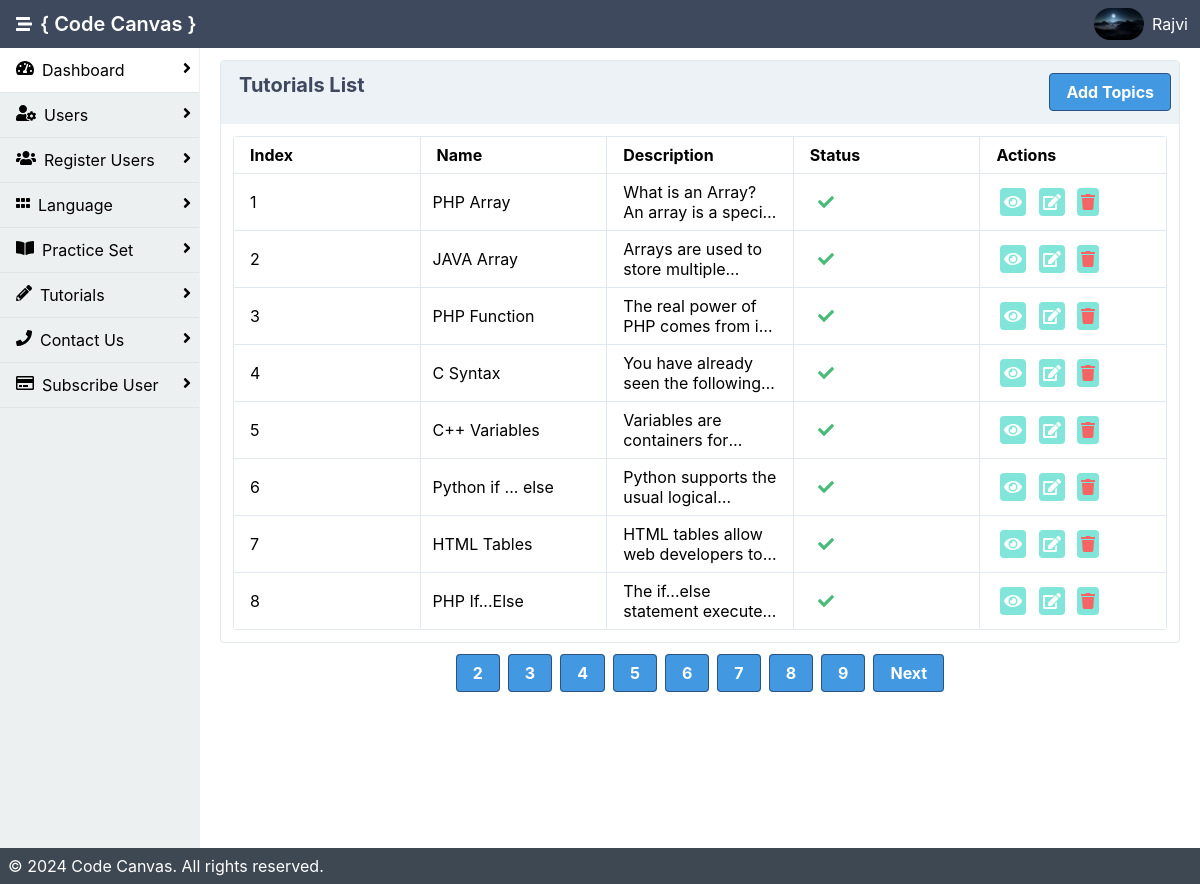
/admin/tutorials.php (signed in), run on an earlier commit of the app's database.
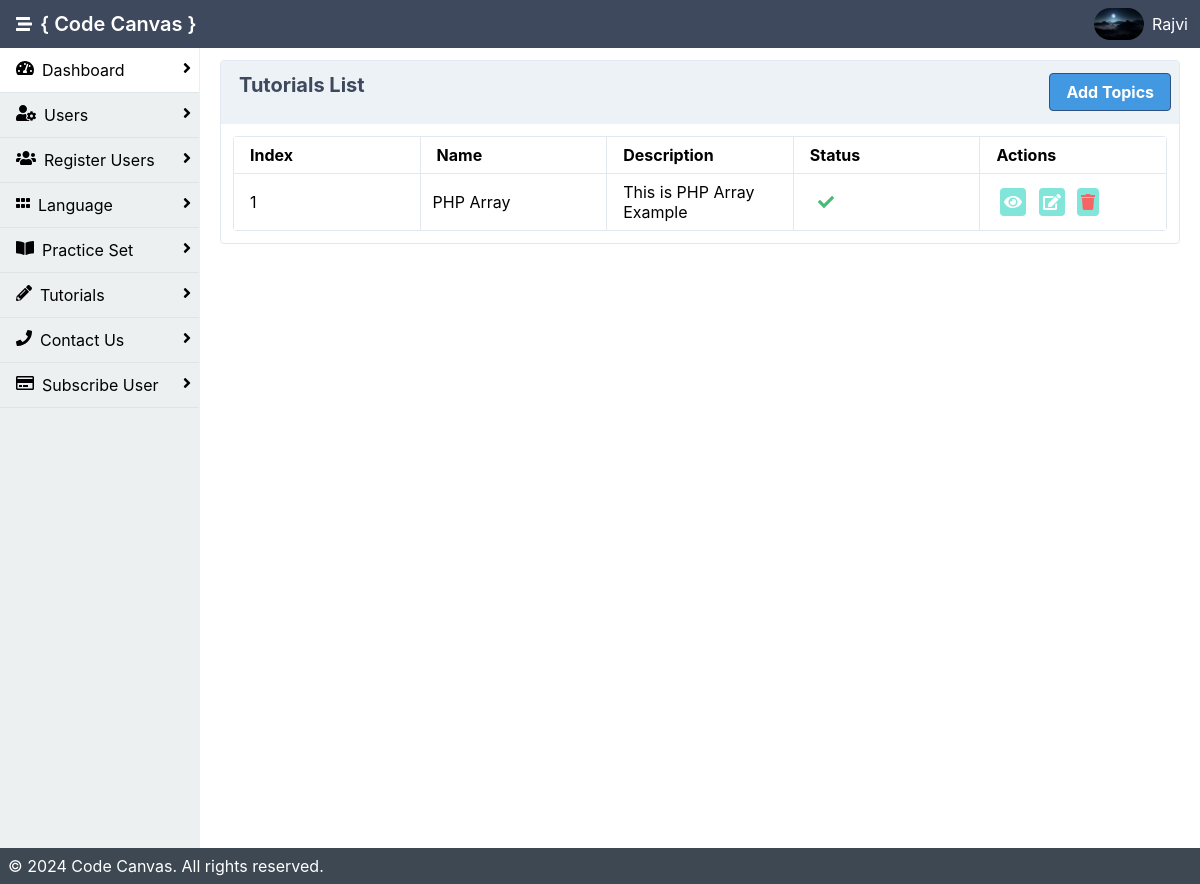
And on a later commit of the database.
### tables this page shows
CREATE TABLE `user` (
  `user_id` int(11) NOT NULL,
  `u_image` varchar(200) DEFAULT NULL,
  `name` varchar(200) NOT NULL,
  `email` varchar(200) NOT NULL,
  `passwd` varchar(50) NOT NULL,
  `is_active` int(11) NOT NULL DEFAULT 0,
  `created_date` date NOT NULL DEFAULT current_timestamp(),
  `number` varchar(10) NOT NULL,
  `city` varchar(400) NOT NULL
);

CREATE TABLE `tutorial` (
  `t_id` int(11) NOT NULL,
  `topic_name` varchar(200) NOT NULL,
  `description` varchar(1000) DEFAULT NULL,
  `t_code` varchar(3000) NOT NULL,
  `is_active` int(11) NOT NULL DEFAULT 1
);

### admin/tutorials.php (the view, shortened to what this page needs)
<?php
include 'inc/header.php';
$records_per_page = 8;
$current_page = isset($_GET['page']) ? $_GET['page'] : 1;
$start_from = ($current_page - 1) * $records_per_page;
$qry = "SELECT * FROM tutorial LIMIT $start_from, $records_per_page";
$data = mysqli_query($con, $qry);
$total_records_query = "SELECT COUNT(*) AS total FROM tutorial";
$total_records_result = mysqli_query($con, $total_records_query);
$total_records = mysqli_fetch_assoc($total_records_result)['total'];
$total_pages = ceil($total_records / $records_per_page);
$index_start = ($current_page - 1) * $records_per_page + 0;
?>
<!DOCTYPE html>
<html lang="en">
<div class="mx-auto bg-grey-400">
    <div class="min-h-screen flex flex-col">
        <div class="flex flex-1">
            <?php include 'inc/sidebar.php'; ?>
            <main class="bg-white-500 flex-1 p-3 overflow-hidden">
            <div class="flex flex-1  flex-col md:flex-row lg:flex-row mx-2">
                        <div class="mb-2 border-solid border-gray-300 rounded border shadow-sm w-full">
                        <div class="bg-gray-200 px-2 py-3 border-solid border-gray-200 border-b flex justify-between">
                        <span class="heder">Tutorials List</span>
                        <a class="bg-blue-500 hover:bg-blue-800 text-white font-bold py-2 px-4 border border-blue-800 rounded" href="add_tutorial.php">Add Topics</a>
                    </div>
                            <div class="p-3">
                                <table class="table-responsive w-full rounded">
                                    <thead>
                                      <tr>
                                          <th class="border w-1/6 px-4 py-2">Index</th>
                                          <th class="border w-1/6 px-4 py-2">Name</th>
                                          <th class="border w-1/6 px-4 py-2">Description</th>
                                        <th class="border w-1/6 px-4 py-2">Status</th>
                                        <th class="border w-1/6 px-4 py-2">Actions</th>
                                      </tr>
                                    </thead>
                                    <tbody>
                                    <?php
                                    $i = $index_start;
                                    if(mysqli_num_rows($data) > 0 ){
                                    while($result= mysqli_fetch_assoc($data)){
                                        $i++;
                                        $popup_container = "popup-container".$i;
                                    ?>
                                        <tr>
                                            <td class="border px-4 py-2"><?php echo $i;?></td>
                                            <td class="border px-3 py-2"><?php echo $result['topic_name'];?></td>
                                            <td class="border px-4 py-2"><p class="textwrap"><?php echo strip_tags($result['description']);?></p></td>
                                            <td class="border px-4 py-2"><?php if($result['is_active'] == 1){?>
                                                <i class="fa fa-check text-green-500 mx-2"></i>
                                                <?php }else{ ?>
                                                    <i class="fa fa-close text-red-500 mx-2"></i>
                                                <?php }?></td>
                                            <td class="border px-4 py-2">
                                            <a class="bg-teal-300 cursor-pointer rounded p-1 mx-1 text-white">
                                                        <i class="fas fa-eye" onclick="openPopup('<?php echo $popup_container; ?>')"></i></a>
                                                <a class="bg-teal-300 cursor-pointer rounded p-1 mx-1 text-white" href="edit_tutorial.php?tid=<?php echo $result['t_id']; ?>">
                                                        <i class="fas fa-edit"></i></a>
                                                <a class="bg-teal-300 cursor-pointer rounded p-1 mx-1 text-red-500" href="delete.php?tid=<?php echo $result['t_id']; ?>">
                                                        <i class="fas fa-trash"></i>
                                                </a>
                                            </td>
                                        </tr>
                                        <?php } }else{
                                            ?>
                        <tr class="border"><td>No Data Found!!</td></tr>
                                            <?php
                    }?>
                                    </tbody>
                                </table>
                            </div>
                        </div>
                    </div>
                    <div class="p-3">
                            <ul class="flex justify-center">
                                <?php if ($total_pages > 1) { ?>
                                    <?php for ($i = 1; $i <= $total_pages; $i++) { ?>
                                        <li class="<?php echo ($current_page == $i) ? 'hidden' : ''; ?> mr-2">
                                            <a href="?page=<?php echo $i; ?>" class="bg-blue-500 hover:bg-blue-800 text-white font-bold py-2 px-4 border border-blue-800 rounded"><?php echo $i; ?></a>
                                        </li>
                                    <?php } ?>
                                    <li class="<?php echo ($current_page == $total_pages) ? 'hidden' : ''; ?>">
                                        <a href="?page=<?php echo $current_page + 1; ?>" class="bg-blue-500 hover:bg-blue-800 text-white font-bold py-2 px-4 border border-blue-800 rounded">Next</a>
                                    </li>
                                <?php } ?>
                            </ul>
                        </div>
                </div>
        </div>
        <?php include 'inc/footer.php'; ?>
    </div>
</body>
</html>

### admin/inc/header.php (shortened to what this page needs)
<?php
include 'db.php';
$userid = $_SESSION["userid"];
$name = $_SESSION["name"];
$qry = "SELECT * FROM user WHERE user_id= '".$userid."'";
$res = mysqli_query($con , $qry);
$data = mysqli_fetch_assoc($res);
$image = "uploads/".$data['u_image'];
?>
<html lang="en">
<head>
    <link rel="stylesheet" href="./dist/styles.css">
    <link rel="stylesheet" href="https://cdnjs.cloudflare.com/ajax/libs/font-awesome/4.7.0/css/font-awesome.min.css">
</head>
<body>
<header class="bg-nav">
            <div class="flex justify-between">
                <div class="p-1 mx-3 inline-flex items-center">
                    <i class="fas fa-stream text-white" onclick="sidebarToggle()"></i>
                    <h1 class="text-white p-2">{ Code Canvas }</h1>
                </div>
                <div class="p-1 flex flex-row items-center">
                    <?php if(isset($data['u_image']) && file_exists($image)){
                                                    ?>
                    <img onmouseover="profileToggle()" class="inline-block h-8 rounded-full" src="<?php echo 'uploads/'.$data['u_image'];?>" alt="">
                    <?php }else{ ?>
                                                    <img src="uploads/images.png" onmouseover="profileToggle()" class="inline-block h-8 rounded-full"></img>
                                                    <?php } ?>
                    <a href="#" onmouseover="profileToggle()" onmouseout="profileToggle()" class="text-white p-2 no-underline hidden md:block lg:block"><?php echo $name; ?></a>
                </div>
            </div>
        </header>

### admin/inc/sidebar.php (shortened to what this page needs)
<aside id="sidebar" class="bg-side-nav w-1/2 md:w-1/6 lg:w-1/6 border-r border-side-nav hidden md:block lg:block">
    <ul class="list-reset flex flex-col">
        <a href="index.php"
                       class="font-sans no-underline">
        <li class=" w-full h-full py-3 px-2 border-b border-light-border bg-white">
                            <i class="fas fa-tachometer-alt float-left mx-2"></i>
                            Dashboard
                            <span><i class="fa fa-angle-right float-right"></i></span>
                        </li>
                    </a>
                    <a href="users.php"
                       class="font-sans no-underline">
                    <li class="w-full h-full py-3 px-2 border-b border-light-border">
                            <i class="fas fa-user-cog float-left mx-2"></i>
                            Users
                            <span><i class="fa fa-angle-right float-right"></i></span>
                        </li>
                    </a>
                    <a href="reg_user.php"
                       class="font-sans no-underline">
                    <li class="w-full h-full py-3 px-2 border-b border-light-border">
                            <i class="fa fa-users float-left mx-2"></i>
                            Register Users
                            <span><i class="fa fa-angle-right float-right"></i></span>
                        </li>
                    </a>
                    <a href="lang.php"
                       class="font-sans no-underline">
                    <li class="w-full h-full py-3 px-2 border-b border-light-border">
                            <i class="fas fa-grip-horizontal float-left mx-2"></i>
                            Language
                            <span><i class="fa fa-angle-right float-right"></i></span>
                        </li>
                    </a>
                    <a href="Practice.php"
                       class="font-sans no-underline">
                    <li class="w-full h-full py-3 px-2 border-b border-light-border">
                            <i class="fas fa-book-open float-left mx-2"></i>
                            Practice Set
                            <span><i class="fa fa-angle-right float-right"></i></span>
                        </li>
                    </a>
                    <a href="tutorials.php"
                    class="font-sans no-underline">
                    <li class="w-full h-full py-3 px-2 border-b border-light-border">
                        <i class="fas fa-pencil-alt float-left mx-2"></i>
                        Tutorials
                        <span><i class="fa fa-angle-right float-right"></i></span>
                    </li>
                </a>
                <a href="contact.php"
                class="font-sans no-underline">
                <li class="w-full h-full py-3 px-2 border-b border-light-border">
                    <i class="fas fa-phone float-left mx-2"></i>
                    Contact Us
                    <span><i class="fa fa-angle-right float-right"></i></span>
                </li>
            </a>
            <a href="pay.php"
            class="font-sans no-underline">
            <li class="w-full h-full py-3 px-2 border-b border-light-border">
                <i class="far fa-credit-card float-left mx-2"></i>
                Subscribe User
                <span><i class="fa fa-angle-right float-right"></i></span>
            </li>
        </a>
                </ul>
            </aside>

### admin/inc/footer.php
<footer class="bg-grey-darkest text-white p-2">
            <div class="flex flex-1 mx-auto">&copy; 2024 Code Canvas. All rights reserved.</div>
        </footer>

### admin/tutorials.php (style rules this page uses)
.textwrap { max-height: 4em; overflow: hidden; text-overflow: ellipsis; display: -webkit-box; -webkit-line-clamp: 2; -webkit-box-orient: vertical; }

What changed in the data, as far as the page shows it:
removed tutorial: topic_name "JAVA Array", description "Arrays are used to store…", is_active 1 (drawn)
removed tutorial: topic_name "PHP Function", description "The real power of PHP comes from…", is_active 1 (drawn)
removed tutorial: topic_name "C Syntax", description "You have already seen the…", is_active 1 (drawn)
removed tutorial: topic_name "C++ Variables", description "Variables are containers…", is_active 1 (drawn)
removed tutorial: topic_name "Python if ... else", description "Python supports the usual…", is_active 1 (drawn)
removed tutorial: topic_name "HTML Tables", description "HTML tables allow web developers…", is_active 1 (drawn)
removed tutorial: topic_name "PHP If...Else", description "The if...else statement…", is_active 1 (drawn)
changed tutorial "PHP Array": description "What is an Array? An array is a…" → "This is PHP Array Example"
Also different on the page:
list line gone: "2"
list line gone: "3"
list line gone: "4"
list line gone: "5"
list line gone: "6"
list line gone: "7"
list line gone: "8"
list line gone: "9"
text no longer shown: "Next"
